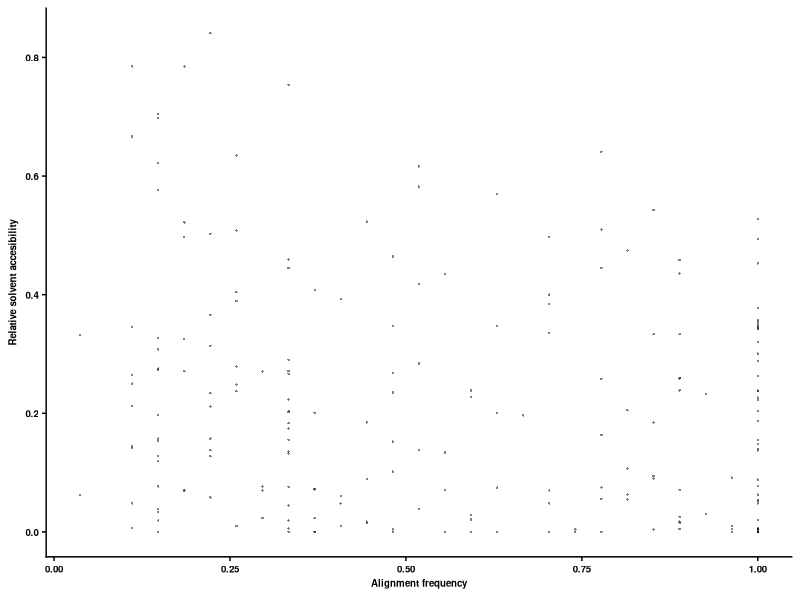

This chart was generated by the following R code:
library(ggplot2)
library(scales)
library(RColorBrewer)
library(readr)
library(tidyr)
library(reshape)
library(stringr)
library(dplyr)
library(ggrepel)
library(gridExtra)
require(cowplot)

frequency_data <- read.csv(file = 'result/residue_freq.csv', header = TRUE)
RSA <- read_tsv("result/NTD_RSA.tsv")
RSA_trimer <-RSA$RSA_trimer
freq <- frequency_data$alignment_frequency
count <- frequency_data$count
data_set <- data.frame(RSA_trimer, freq, count)
filtered_data_set <- data_set %>% filter(count >= 10)
plot_RSA_vs_freq <- function(df, graphname){
  textsize <- 7
  p <- ggplot(df,aes(x=freq, y=RSA_trimer)) +
    geom_point(size=0.5,pch=16, alpha=0.5) +
    #geom_violin(size=0.5) +
    #geom_boxplot(width=0.3, size = 0.3, color="black", outlier.shape=NA, alpha=0.5) +
    #geom_beeswarm(size=0.3, pch=16, alpha=0.5) +
    theme_cowplot(12) +
    theme(plot.title=element_blank(),
          plot.background = element_rect(fill = "white"),
          axis.title=element_text(size=textsize,face="bold"),
          axis.text=element_text(size=textsize,face="bold"),
          legend.key.size=unit(0.1,'in'),
          legend.spacing.x=unit(0.03, 'in'),
          legend.title=element_blank(),
          legend.text=element_text(size=textsize-1,face="bold"),
          legend.position='right') +
    labs(x=bquote(bold(paste('Alignment frequency'))),y=bquote(bold(paste('Relative solvent accesibility'))))
 # sp<-p+scale_y_continuous(limits=c(0, 1))
  ggsave(graphname, height=2, width=2)
}
plot_RSA_vs_freq(filtered_data_set, "graph/RSA_vs_seq_con.png")
print(cor(filtered_data_set$freq, filtered_data_set$RSA_trimer,method= "spearman",use="complete.obs"))
